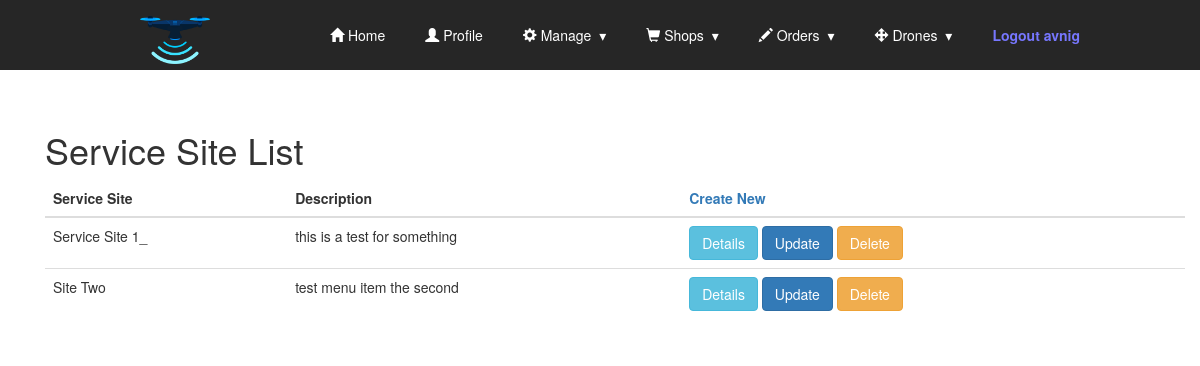
The page /shops/service_site_list (signed in) on the database its author committed.
### shops/models.py (models this page shows, shortened)
class ServiceSite(models.Model): #Locations where there is a drone service
    name = models.CharField(max_length=20,blank=False)
    description = models.CharField(max_length=50, blank=True)
    lat = models.FloatField(null=True)
    long = models.FloatField(null=True)
    radius = models.IntegerField(default=10)

### shops/views.py (the view)
# urls.py: path('service_site_list',ServiceSiteListView.as_view(),name='service_site_list'),
@method_decorator(login_required, name='dispatch')
class ServiceSiteListView(ListView):
    model = ServiceSite
    template_name = 'service_sites/servicesite_list.html'

### shops/templates/service_sites/servicesite_list.html
<!DOCTYPE html>
{% extends "base.html" %}
{% block content %}
<div class="container">
<br><br>
  <h1>Service Site List</h1>
<table class="table">
  <thead>
    <th>Service Site</th><th>Description</th><th class='right_handed'> <a href="{% url 'shops:service_site_create' %}">Create New</a></th>
  </thead>
  <tbody>
  {% for servicesite in object_list %}
    <tr class="default">
      <td>{{ servicesite.name }}</td>
      <td>{{ servicesite.description }}</td>
      <td>
        <a href="service_site/{{servicesite.id}}/detail"><button type="button" class="btn btn-info">Details</button></a>
        <a href="{% url 'shops:service_site_update' servicesite.id %}"><button type="button" class="btn btn-primary">Update</button></a>
        <a href="{% url 'shops:service_site_delete' servicesite.id %}"><button type="button" class="btn btn-warning">Delete</button></a>
      </td>
    </tr>
  {% endfor %}
</tbody>
</table>
</div>
{% endblock %}

### templates/Base.html (shortened to what this page needs)
{% load static %}
<!DOCTYPE html>
<html>
<head>
  <link rel="stylesheet" href="https://maxcdn.bootstrapcdn.com/bootstrap/3.4.1/css/bootstrap.min.css">
  <link rel="stylesheet" href="{% static 'css/styles.css' %}">
  <link rel="stylesheet" href="{% static 'css/resp_nav_style.css' %}">
</head>
<body>
  <section class="nav-bar">
  <div class="nav-container">
    <div class="brand">
      <a class="brand" href="{% url 'index' %}"><img src="{% static 'dronebar/drone.png' %}" alt="Dronebar"></a>
    </div>
    <nav>
      <ul class="nav-list">
        <li class="active"><a href="{% url 'index' %}"><span class="glyphicon glyphicon-home"></span> Home</a></li>
        <li class="active"><a href="{% url 'accounts:profile' %}"><span class="glyphicon glyphicon-user"></span> Profile</a></li>
        <li>
          <a class="dropdown-toggle" data-toggle="dropdown" href="#"><span class="glyphicon glyphicon-cog"></span> Manage
          </a>
        </li>
        <li>
          <a class="dropdown-toggle" data-toggle="dropdown" href="#"><span class="glyphicon glyphicon-shopping-cart"></span> Shops
          </a>
        </li>
        <li>
          <a class="dropdown-toggle" data-toggle="dropdown" href="#"><span class="glyphicon glyphicon-pencil"></span> Orders
          </a>
        </li>
        <li>
          <a class="dropdown-toggle" data-toggle="dropdown" href="#"><span class="glyphicon glyphicon-move"></span> Drones
          </a>
        </li>
        <li><a href="{% url 'accounts:logout' %}" id="emp">Logout {{request.user}}</a></li>
      </ul>
    </nav>
  </div>
</section>
    <div class="container">
      {% block content %}
      {% endblock %}
    </div>
</body>
</html>

### static/css/styles.css (style rules this page uses)
#emp { color:#7777ff; text-color:#9999ff; font-weight: bold; }
.active { background-color: #04AA6D; color: white; }
td { padding: 1em; }

### static/css/resp_nav_style.css (style rules this page uses)
body { margin: 0; padding: 0; }
.nav-bar { height: 70px; background: #262626; }
.brand { position: absolute; padding-left: 20px; float: left; line-height: 70px; text-transform: uppercase; font-size: 1.4em; }
.brand a img { max-height: 70px; }
.brand a, .brand a:visited { color: #ffffff; text-decoration: none; }
.nav-container { max-width: 1000px; margin: 0 auto; }
nav { float: right; }
nav ul { list-style: none; margin: 0; padding: 0; }
nav ul li { float: left; position: relative; }
nav ul li a, nav ul li a:visited { display: block; padding: 0 20px; line-height: 70px; background: #262626; color: #ffffff; text-decoration: none; }
nav ul li a:not(:only-child):after, nav ul li a:visited:not(:only-child):after { padding-left: 4px; content: ' ▾'; }
@media screen and (min-width: 799px) { .nav-list { display: block !important; } }

### rows shown on the page
ServiceSite: name "Service Site 1_", description "this is a test for something"
ServiceSite: name "Site Two", description "test menu item the second"

### other values the page prints
{{ request.user }} "avnig"
